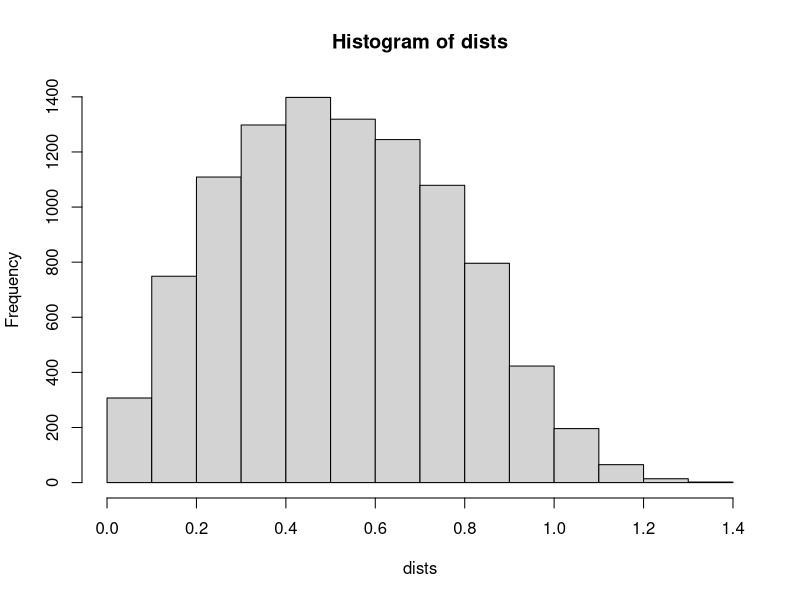

Here is the R script that generated this plot:
dists<-c()
for (i in 1:10000) {
P1<-runif(2)
P2<-runif(2)
dist<-sqrt(sum((P1-P2)^2))
dists<-c(dists, dist)
}
mean.dist<-mean(dists)
sd.dist<-sd(dists)
cat(mean.dist,sd.dist,"\n")
hist(dists)